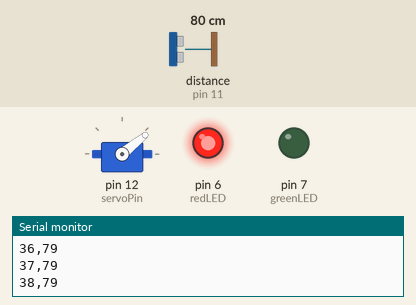
A sketch run on a simulated Arduino Uno, built with avr-gcc and run on an emulated ATmega328P. Parts: servo, output pins drawn as LEDs (lit = HIGH), the last lines printed to the serial monitor. Wiring (inferred from the names in the program): ultrasonic range finder: trigger pin 10; echo pin 11. The inputs (shaded band) are chosen by the test bench; at power-on: distance to the obstacle (sensor on pin 11) 80 cm. The echo pulse lasts 58.3 µs per cm; pins used as bus, display or sensor lines are not drawn.

Above: at 1.2 s.
1.3 s: distance to the obstacle (sensor on pin 11) set to 35 cm
4.3 s: distance to the obstacle (sensor on pin 11) set to 28 cm
At 5.29 s:
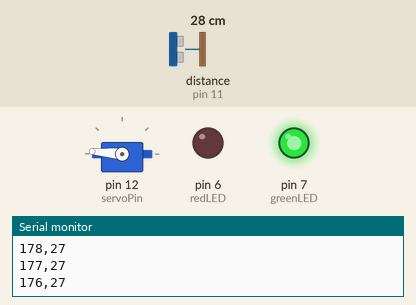
7.3 s: distance to the obstacle (sensor on pin 11) set to 250 cm
At 8.4 s:
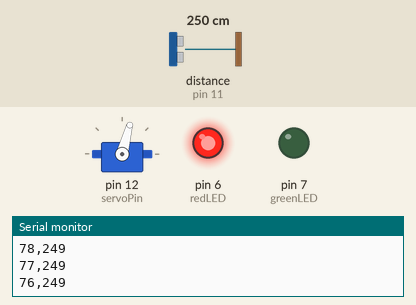
10.3 s: distance to the obstacle (sensor on pin 11) set to 27 cm
At 11.22 s:
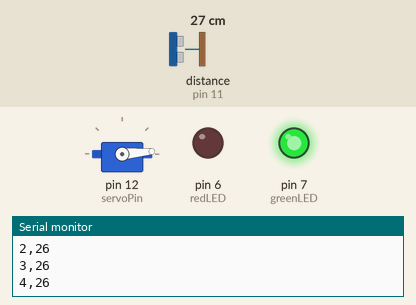
13.3 s: distance to the obstacle (sensor on pin 11) set to 60 cm
At 13.69 s:
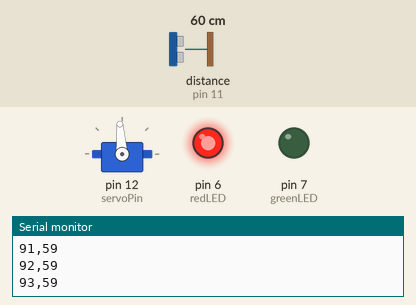
16.3 s: distance to the obstacle (sensor on pin 11) set to 2 cm
At 16.7 s:
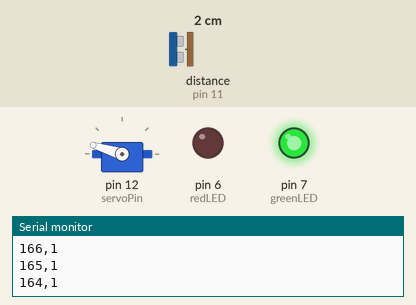
Timing chart, 0 to 20.3 s (numbered marks = the images above; inputs shaded):
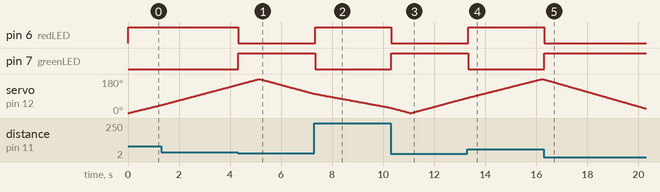

The sketch:

radar_arduino.ino
```cpp
// This code should be paste on Arduino IDE siftwere


#include <Servo.h>

Servo radarServo;

// Pin connections
const int trigPin = 10;
const int echoPin = 11;
const int servoPin = 12;

const int greenLED = 7;
const int redLED = 6;

long duration;
int distance;

int getDistance() {
  digitalWrite(trigPin, LOW);
  delayMicroseconds(2);

  digitalWrite(trigPin, HIGH);
  delayMicroseconds(10);

  digitalWrite(trigPin, LOW);

  duration = pulseIn(echoPin, HIGH, 30000);

  if (duration == 0) {
    return 0;
  }

  return duration * 0.0343 / 2;
}

void checkObject(int d) {
  if (d > 0 && d <= 30) {
    digitalWrite(greenLED, HIGH);
    digitalWrite(redLED, LOW);
  } else {
    digitalWrite(greenLED, LOW);
    digitalWrite(redLED, HIGH);
  }
}

void scan(int angle) {
  radarServo.write(angle);
  delay(25);

  distance = getDistance();
  checkObject(distance);


  Serial.print(angle);
  Serial.print(",");
  Serial.println(distance);
}

void setup() {
  radarServo.attach(servoPin);

  pinMode(trigPin, OUTPUT);
  pinMode(echoPin, INPUT);

  pinMode(greenLED, OUTPUT);
  pinMode(redLED, OUTPUT);

  digitalWrite(greenLED, LOW);
  digitalWrite(redLED, HIGH);

  Serial.begin(9600);
}

void loop() {
  for (int angle = 0; angle <= 180; angle++) {
    scan(angle);
  }

  for (int angle = 180; angle >= 0; angle--) {
    scan(angle);
  }
}
```

Measured:
- the behaviour switches between 32 and 31 cm on distance to the obstacle (sensor on pin 11) (found by bisection; images 0 and 1)
- after the input at 4.3 s, pin 6 (redLED): HIGH → LOW at once; pin 7 (greenLED): LOW → HIGH at once
- after the input at 7.3 s, pin 6 (redLED): LOW → HIGH at once; pin 7 (greenLED): HIGH → LOW at once
- after the input at 10.3 s, pin 6 (redLED): HIGH → LOW at once; pin 7 (greenLED): LOW → HIGH at once
- after the input at 13.3 s, pin 6 (redLED): LOW → HIGH at once; pin 7 (greenLED): HIGH → LOW at once
- after the input at 16.3 s, pin 6 (redLED): HIGH → LOW at once; pin 7 (greenLED): LOW → HIGH at once
